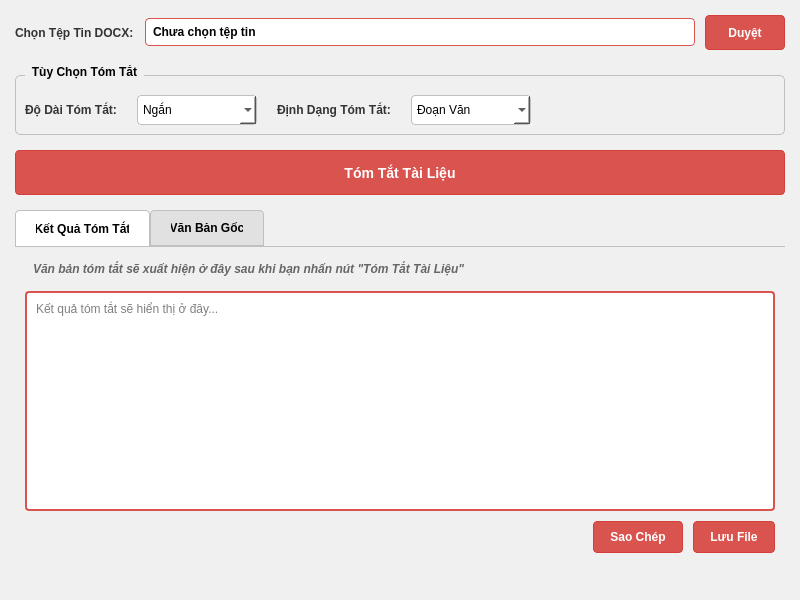
<?xml version="1.0" encoding="UTF-8"?>
<ui version="4.0">
 <class>MainWindow</class>
 <widget class="QMainWindow" name="MainWindow">
  <property name="geometry">
   <rect>
    <x>0</x>
    <y>0</y>
    <width>800</width>
    <height>600</height>
   </rect>
  </property>
  <property name="windowTitle">
   <string>Tóm Tắt DOCX - Hỗ Trợ Bởi Cohere AI - hai.ui</string>
  </property>
  <property name="styleSheet">
   <string notr="true">/* --- General --- */
QWidget {
	background-color: #f0f0f0;
	font-family: &quot;Segoe UI&quot;, Arial, sans-serif;
}

/* --- Buttons (Red) --- */
QPushButton {
	background-color: #d9534f; /* Red */
	color: white;
	border: 1px solid #d43f3a;
	padding: 8px 16px;
	border-radius: 4px;
	font-weight: 500;
	font-size: 12px;
}

QPushButton:hover {
	background-color: #c9302c; /* Darker Red */
	border-color: #ac2925;
}

QPushButton:pressed {
	background-color: #ac2925; /* Even Darker Red */
}

/* --- GroupBox --- */
QGroupBox {
	font-weight: bold;
	border: 1px solid #c0c0c0;
	border-radius: 5px;
	margin-top: 10px;
	padding-top: 10px;
}

QGroupBox::title {
	subcontrol-origin: margin;
	subcontrol-position: top left;
	padding: 0 5px;
	left: 10px;
}

/* --- LineEdits and ComboBoxes --- */
QLineEdit, QComboBox, QTextEdit {
	background-color: white;
	border: 1px solid #c0c0c0;
	border-radius: 4px;
	padding: 5px;
}

QLineEdit#lineEdit_filePath {
	border: 1px solid #d9534f; /* Red border */
	font-weight: 500;
}

/* --- Tabs --- */
QTabWidget::pane { 
    border-top: 1px solid #c0c0c0;
    background-color: white;
}

QTabBar::tab {
    background: #e1e1e1;
    border: 1px solid #c0c0c0;
	border-bottom-color: #c0c0c0;
    padding: 10px 20px;
	border-top-left-radius: 4px;
    border-top-right-radius: 4px;
    font-weight: 500;
}

QTabBar::tab:selected {
    background: white;
    margin-bottom: -1px; /* Make it overlap the pane */
	border-bottom-color: white; /* Hide bottom border */
}

QTabBar::tab:hover {
    background: #f5f5f5;
}

/* --- Text Edits --- */
QTextEdit {
    font-size: 12px;
    line-height: 1.5;
}

QTextEdit#textEdit_summary {
    border: 2px solid #d9534f;
    background-color: #fff;
}

QTextEdit#textEdit_original {
    background-color: #f8f8f8;
}

/* --- Labels --- */
QLabel {
    font-weight: 500;
    color: #333;
}
</string>
  </property>
  <widget class="QWidget" name="centralwidget">
   <layout class="QVBoxLayout" name="verticalLayout_main">
    <property name="spacing">
     <number>15</number>
    </property>
    <property name="leftMargin">
     <number>15</number>
    </property>
    <property name="topMargin">
     <number>15</number>
    </property>
    <property name="rightMargin">
     <number>15</number>
    </property>
    <property name="bottomMargin">
     <number>15</number>
    </property>
    <item>
     <layout class="QHBoxLayout" name="horizontalLayout_file">
      <property name="spacing">
       <number>10</number>
      </property>
      <item>
       <widget class="QLabel" name="label_file">
        <property name="text">
         <string>Chọn Tệp Tin DOCX:</string>
        </property>
        <property name="minimumSize">
         <size>
          <width>120</width>
          <height>0</height>
         </size>
        </property>
       </widget>
      </item>
      <item>
       <widget class="QLineEdit" name="lineEdit_filePath">
        <property name="text">
         <string>Chưa chọn tệp tin</string>
        </property>
        <property name="readOnly">
         <bool>true</bool>
        </property>
        <property name="placeholderText">
         <string>Đường dẫn tệp tin sẽ hiển thị ở đây</string>
        </property>
       </widget>
      </item>
      <item>
       <widget class="QPushButton" name="btn_browse">
        <property name="text">
         <string>Duyệt</string>
        </property>
        <property name="minimumSize">
         <size>
          <width>80</width>
          <height>35</height>
         </size>
        </property>
       </widget>
      </item>
     </layout>
    </item>
    <item>
     <widget class="QGroupBox" name="groupBox_options">
      <property name="title">
       <string>Tùy Chọn Tóm Tắt</string>
      </property>
      <layout class="QHBoxLayout" name="horizontalLayout_options">
       <property name="spacing">
        <number>20</number>
       </property>
       <item>
        <widget class="QLabel" name="label_length">
         <property name="text">
          <string>Độ Dài Tóm Tắt:</string>
         </property>
        </widget>
       </item>
       <item>
        <widget class="QComboBox" name="comboBox_length">
         <property name="minimumSize">
          <size>
           <width>120</width>
           <height>30</height>
          </size>
         </property>
         <item>
          <property name="text">
           <string>Ngắn</string>
          </property>
         </item>
         <item>
          <property name="text">
           <string>Trung bình</string>
          </property>
         </item>
         <item>
          <property name="text">
           <string>Dài</string>
          </property>
         </item>
        </widget>
       </item>
       <item>
        <widget class="QLabel" name="label_format">
         <property name="text">
          <string>Định Dạng Tóm Tắt:</string>
         </property>
        </widget>
       </item>
       <item>
        <widget class="QComboBox" name="comboBox_format">
         <property name="minimumSize">
          <size>
           <width>120</width>
           <height>30</height>
          </size>
         </property>
         <item>
          <property name="text">
           <string>Đoạn Văn</string>
          </property>
         </item>
         <item>
          <property name="text">
           <string>Gạch Đầu Dòng</string>
          </property>
         </item>
        </widget>
       </item>
       <item>
        <spacer name="horizontalSpacer">
         <property name="orientation">
          <enum>Qt::Horizontal</enum>
         </property>
         <property name="sizeHint" stdset="0">
          <size>
           <width>40</width>
           <height>20</height>
          </size>
         </property>
        </spacer>
       </item>
      </layout>
     </widget>
    </item>
    <item>
     <widget class="QPushButton" name="btn_summarize">
      <property name="minimumSize">
       <size>
        <width>0</width>
        <height>45</height>
       </size>
      </property>
      <property name="text">
       <string>Tóm Tắt Tài Liệu</string>
      </property>
      <property name="styleSheet">
       <string notr="true">QPushButton {
    font-size: 14px;
    font-weight: bold;
}</string>
      </property>
     </widget>
    </item>
    <item>
     <widget class="QTabWidget" name="tabWidget">
      <property name="currentIndex">
       <number>0</number>
      </property>
      <widget class="QWidget" name="tab_summary">
       <attribute name="title">
        <string>Kết Quả Tóm Tắt</string>
       </attribute>
       <layout class="QVBoxLayout" name="verticalLayout_summary">
        <property name="spacing">
         <number>10</number>
        </property>
        <property name="leftMargin">
         <number>10</number>
        </property>
        <property name="topMargin">
         <number>10</number>
        </property>
        <property name="rightMargin">
         <number>10</number>
        </property>
        <property name="bottomMargin">
         <number>10</number>
        </property>
        <item>
         <widget class="QLabel" name="label_summary_info">
          <property name="text">
           <string>Văn bản tóm tắt sẽ xuất hiện ở đây sau khi bạn nhấn nút "Tóm Tắt Tài Liệu"</string>
          </property>
          <property name="styleSheet">
           <string notr="true">QLabel {
    color: #666;
    font-style: italic;
    padding: 5px;
}</string>
          </property>
          <property name="wordWrap">
           <bool>true</bool>
          </property>
         </widget>
        </item>
        <item>
         <widget class="QTextEdit" name="textEdit_summary">
          <property name="placeholderText">
           <string>Kết quả tóm tắt sẽ hiển thị ở đây...</string>
          </property>
          <property name="readOnly">
           <bool>true</bool>
          </property>
         </widget>
        </item>
        <item>
         <layout class="QHBoxLayout" name="horizontalLayout_summary_actions">
          <item>
           <spacer name="horizontalSpacer_summary">
            <property name="orientation">
             <enum>Qt::Horizontal</enum>
            </property>
            <property name="sizeHint" stdset="0">
             <size>
              <width>40</width>
              <height>20</height>
             </size>
            </property>
           </spacer>
          </item>
          <item>
           <widget class="QPushButton" name="btn_copy_summary">
            <property name="text">
             <string>Sao Chép</string>
            </property>
            <property name="minimumSize">
             <size>
              <width>80</width>
              <height>30</height>
             </size>
            </property>
           </widget>
          </item>
          <item>
           <widget class="QPushButton" name="btn_save_summary">
            <property name="text">
             <string>Lưu File</string>
            </property>
            <property name="minimumSize">
             <size>
              <width>80</width>
              <height>30</height>
             </size>
            </property>
           </widget>
          </item>
         </layout>
        </item>
       </layout>
      </widget>
      <widget class="QWidget" name="tab_original">
       <attribute name="title">
        <string>Văn Bản Gốc</string>
       </attribute>
       <layout class="QVBoxLayout" name="verticalLayout_original">
        <property name="spacing">
         <number>10</number>
        </property>
        <property name="leftMargin">
         <number>10</number>
        </property>
        <property name="topMargin">
         <number>10</number>
        </property>
        <property name="rightMargin">
         <number>10</number>
        </property>
        <property name="bottomMargin">
         <number>10</number>
        </property>
        <item>
         <widget class="QLabel" name="label_original_info">
          <property name="text">
           <string>Văn bản gốc từ file DOCX sẽ hiển thị ở đây</string>
          </property>
          <property name="styleSheet">
           <string notr="true">QLabel {
    color: #666;
    font-style: italic;
    padding: 5px;
}</string>
          </property>
          <property name="wordWrap">
           <bool>true</bool>
          </property>
         </widget>
        </item>
        <item>
         <widget class="QTextEdit" name="textEdit_original">
          <property name="readOnly">
           <bool>true</bool>
          </property>
          <property name="placeholderText">
           <string>Nội dung văn bản gốc sẽ hiển thị ở đây khi bạn chọn file DOCX...</string>
          </property>
         </widget>
        </item>
       </layout>
      </widget>
     </widget>
    </item>
   </layout>
  </widget>
  <widget class="QMenuBar" name="menubar">
   <property name="geometry">
    <rect>
     <x>0</x>
     <y>0</y>
     <width>800</width>
     <height>22</height>
    </rect>
   </property>
  </widget>
  <widget class="QStatusBar" name="statusbar"/>
 </widget>
 <resources/>
 <connections/>
</ui>
